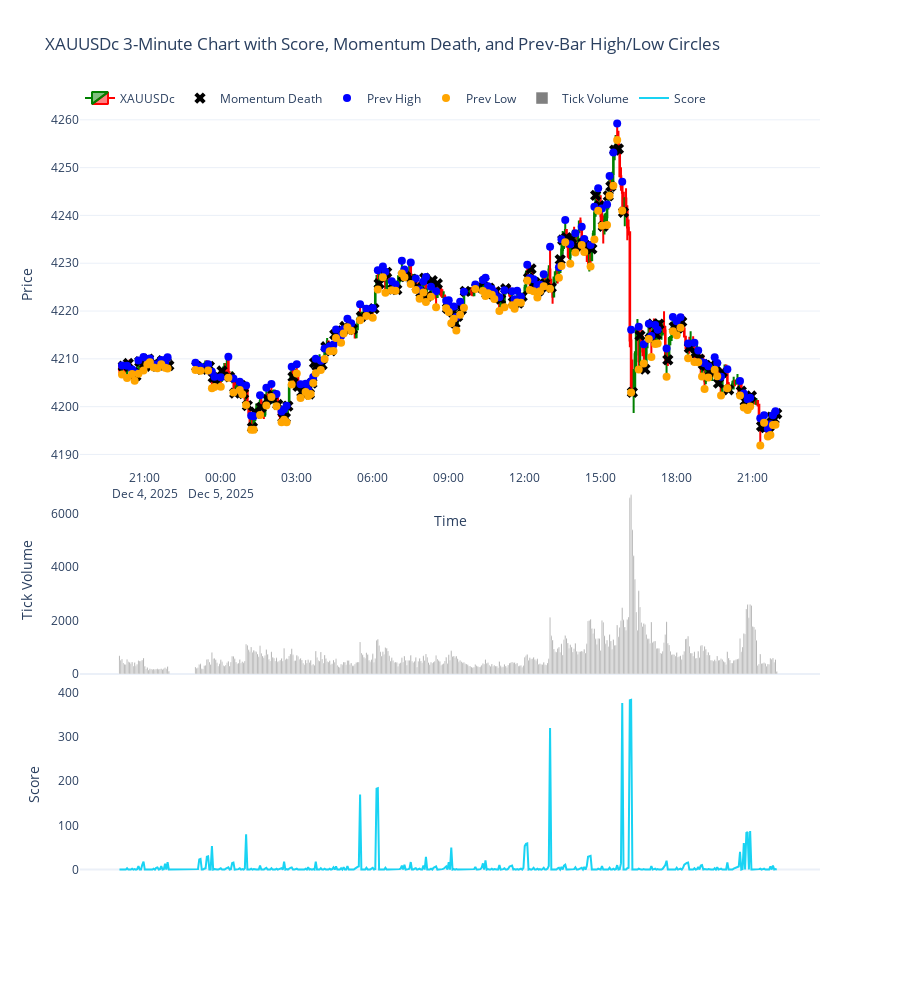

The notebook cell saved with this chart:
### Code cell
import MetaTrader5 as mt5 
import pandas as pd
import numpy as np
import plotly.graph_objects as go
from datetime import datetime, timedelta

# -------------------------
# 1. Initialize MT5
# -------------------------
if not mt5.initialize():
    print("MT5 initialization failed")
    mt5.shutdown()

# -------------------------
# 2. Fetch 3-minute data
# -------------------------
symbol = "XAUUSDc"
timeframe = mt5.TIMEFRAME_M3
n_bars = 500
utc_from = datetime.now() - timedelta(days=3)

rates = mt5.copy_rates_from(symbol, timeframe, utc_from, n_bars)
mt5.shutdown()

# -------------------------
# 3. Convert to DataFrame
# -------------------------
df = pd.DataFrame(rates)
df['time'] = pd.to_datetime(df['time'], unit='s')
df.set_index('time', inplace=True)

# -------------------------
# 4. Remove non-trading periods (weekends)
# -------------------------
df = df[df.index.dayofweek < 5]

# -------------------------
# 5. Compute Infinite Lookback Score
# -------------------------
scores = [0]

for i in range(1, len(df)):
    curr_vol = df['tick_volume'].iloc[i]
    prev_vol = df['tick_volume'].iloc[i - 1]

    if curr_vol <= prev_vol:
        scores.append(0)
        continue

    score = 0
    j = i - 1

    while j >= 0:
        if df['tick_volume'].iloc[j] < curr_vol:
            score += 1
            j -= 1
        else:
            break

    scores.append(score)

df['score'] = scores

# -------------------------
# 6. Detect Momentum Death Points
# -------------------------
momentum_death_x = []
momentum_death_y = []

# New arrays for previous-bar high/low circles
prev_high_x = []
prev_high_y = []
prev_low_x = []
prev_low_y = []

for i in range(1, len(df)):
    if df['score'].iloc[i - 1] > 0 and df['score'].iloc[i] == 0:

        # close mark at momentum death
        momentum_death_x.append(df.index[i])
        momentum_death_y.append(df['close'].iloc[i])

        # previous bar (i - 1) high/low circles
        prev_high_x.append(df.index[i - 1])
        prev_high_y.append(df['high'].iloc[i - 1])

        prev_low_x.append(df.index[i - 1])
        prev_low_y.append(df['low'].iloc[i - 1])

# -------------------------
# 7. Plot 3-pane chart
# -------------------------
fig = go.Figure()

# Price pane (top)
fig.add_trace(go.Candlestick(
    x=df.index,
    open=df['open'],
    high=df['high'],
    low=df['low'],
    close=df['close'],
    name='XAUUSDc',
    increasing_line_color='green',
    decreasing_line_color='red'
))

# Momentum-death close markers
fig.add_trace(go.Scatter(
    x=momentum_death_x,
    y=momentum_death_y,
    mode='markers',
    name='Momentum Death',
    marker=dict(size=10, color='black', symbol='x'),
    yaxis='y'
))

# Previous-bar HIGH circle
fig.add_trace(go.Scatter(
    x=prev_high_x,
    y=prev_high_y,
    mode='markers',
    name='Prev High',
    marker=dict(size=8, color='blue', symbol='circle'),
    yaxis='y'
))

# Previous-bar LOW circle
fig.add_trace(go.Scatter(
    x=prev_low_x,
    y=prev_low_y,
    mode='markers',
    name='Prev Low',
    marker=dict(size=8, color='orange', symbol='circle'),
    yaxis='y'
))

# Tick Volume pane (middle)
fig.add_trace(go.Bar(
    x=df.index,
    y=df['tick_volume'],
    name='Tick Volume',
    marker_color='gray',
    yaxis='y2'
))

# Score pane (bottom)
fig.add_trace(go.Scatter(
    x=df.index,
    y=df['score'],
    mode='lines',
    name='Score',
    marker=dict(size=4),
    yaxis='y3'
))

# Layout
fig.update_layout(
    template='plotly_white',
    title='XAUUSDc 3-Minute Chart with Score, Momentum Death, and Prev-Bar High/Low Circles',
    xaxis=dict(title='Time', rangeslider=dict(visible=False)),

    yaxis=dict(title='Price', domain=[0.55, 1]),
    yaxis2=dict(title='Tick Volume', domain=[0.30, 0.53], showgrid=False),
    yaxis3=dict(title='Score', domain=[0.05, 0.28], showgrid=False),

    height=1000,
    legend=dict(orientation='h', y=1.02, x=0)
)

fig.show()

### Figure 1 — Plotly figure (JSON) as saved in the notebook; plotly's stock layout.template omitted (floating-point values rounded to 4 significant figures; data arrays with more than 128 entries replaced by an {"elided": "..."} marker saying what was removed)
{"data": [{"close": {"elided": "500 float values"}, "decreasing": {"line": {"color": "red"}}, "high": {"elided": "500 float values"}, "increasing": {"line": {"color": "green"}}, "low": {"elided": "500 float values"}, "name": "XAUUSDc", "open": {"elided": "500 float values"}, "type": "candlestick", "x": {"elided": "500 str values"}}, {"marker": {"color": "black", "size": 10, "symbol": "x"}, "mode": "markers", "name": "Momentum Death", "type": "scatter", "x": {"elided": "140 str values"}, "y": {"elided": "140 float values"}, "yaxis": "y"}, {"marker": {"color": "blue", "size": 8, "symbol": "circle"}, "mode": "markers", "name": "Prev High", "type": "scatter", "x": {"elided": "140 str values"}, "y": {"elided": "140 float values"}, "yaxis": "y"}, {"marker": {"color": "orange", "size": 8, "symbol": "circle"}, "mode": "markers", "name": "Prev Low", "type": "scatter", "x": {"elided": "140 str values"}, "y": {"elided": "140 float values"}, "yaxis": "y"}, {"marker": {"color": "gray"}, "name": "Tick Volume", "type": "bar", "x": {"elided": "500 str values"}, "y": {"elided": "500 int values"}, "yaxis": "y2"}, {"marker": {"size": 4}, "mode": "lines", "name": "Score", "type": "scatter", "x": {"elided": "500 str values"}, "y": {"elided": "500 int values"}, "yaxis": "y3"}], "layout": {"height": 1000, "legend": {"orientation": "h", "x": 0, "y": 1.02}, "title": {"text": "XAUUSDc 3-Minute Chart with Score, Momentum Death, and Prev-Bar High/Low Circles"}, "xaxis": {"rangeslider": {"visible": false}, "title": {"text": "Time"}}, "yaxis": {"domain": [0.55, 1], "title": {"text": "Price"}}, "yaxis2": {"domain": [0.3, 0.53], "showgrid": false, "title": {"text": "Tick Volume"}}, "yaxis3": {"domain": [0.05, 0.28], "showgrid": false, "title": {"text": "Score"}}}}
